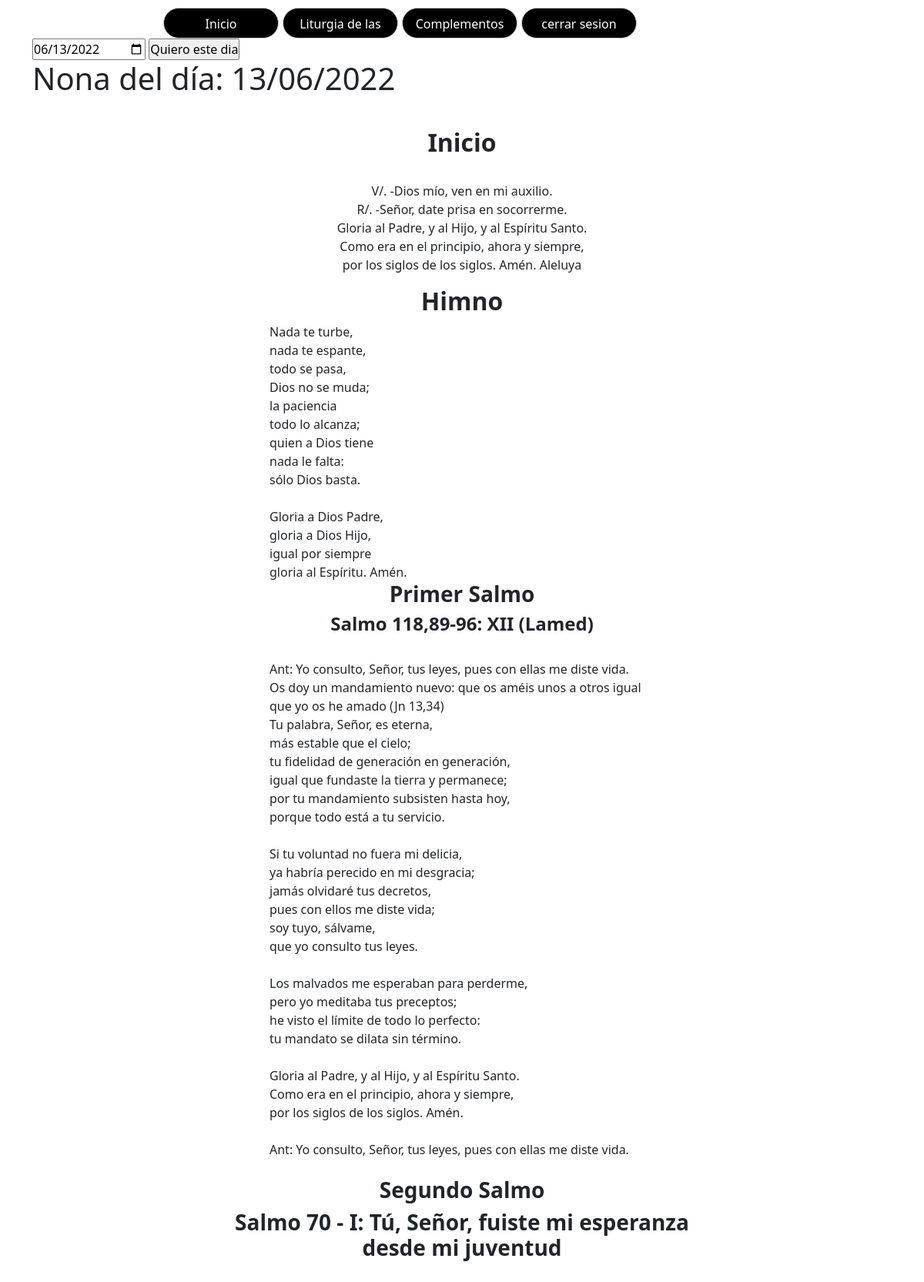
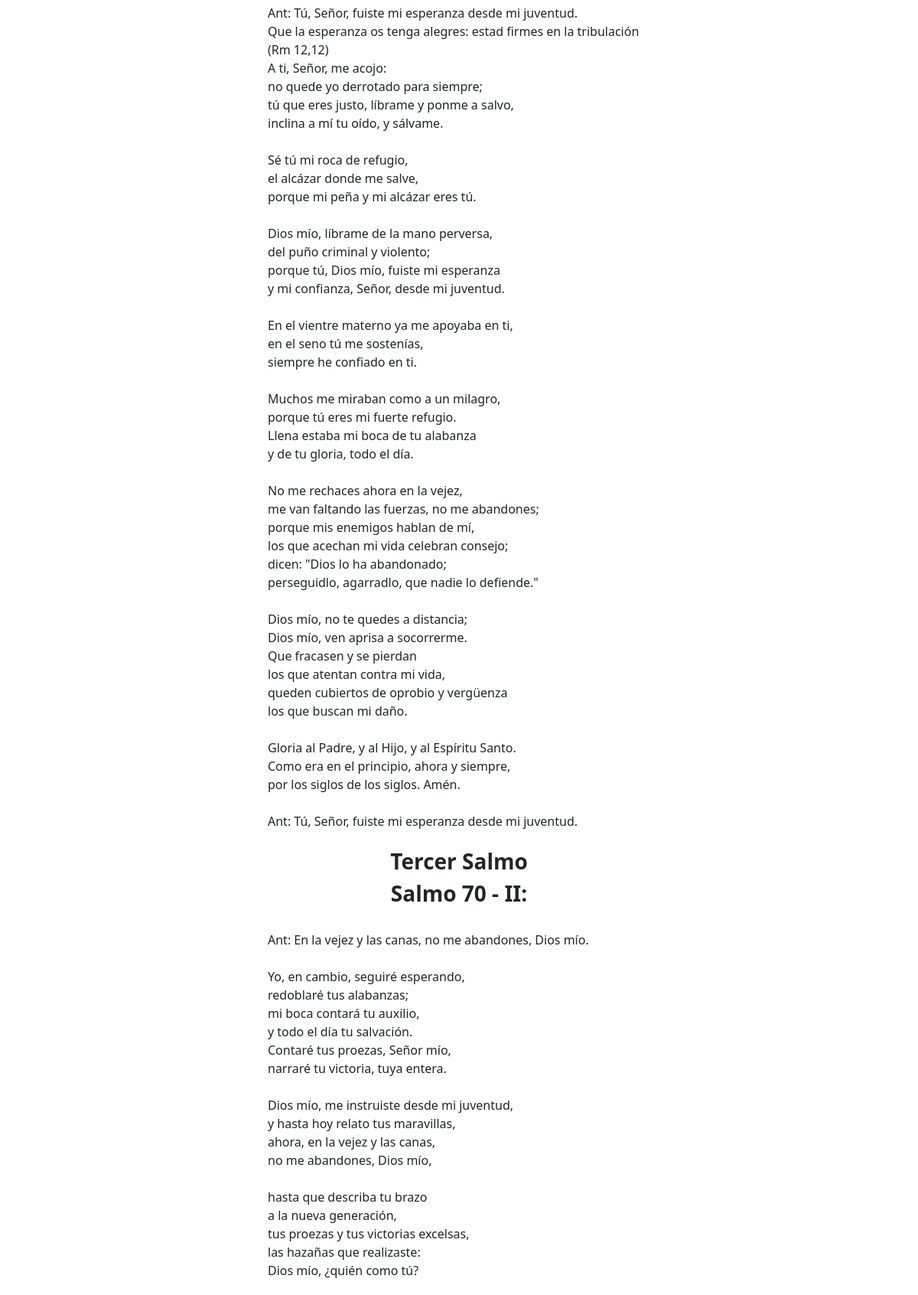
Page /Nona.php (signed in, upper part) on the committed database (2 pictures, top to bottom).
### tables this page shows
CREATE TABLE `nona` (
  `id` int(3) NOT NULL,
  `fecha` varchar(12) NOT NULL,
  `dia` longtext DEFAULT NULL,
  `himno` longtext DEFAULT NULL,
  `primer_salmo` longtext DEFAULT NULL,
  `segundo_salmo` longtext DEFAULT NULL,
  `tercer_salmo` longtext DEFAULT NULL,
  `lectura` longtext DEFAULT NULL
);

### public_html/Nona.php (the view, shortened to what this page needs)
<?php
include "funciones.php";
if (!isset($_SESSION["Login"])) {
    header('Location: index.php');
} else {
    ?>
    <!doctype html>
    <html
        <head>
        <link href="https://cdn.jsdelivr.net/npm/bootstrap@5.2.0-beta1/dist/css/bootstrap.min.css" rel="stylesheet">
        <link href="estilos/oficio.css" rel="stylesheet" type="text/css">
        <link href="https://raw.githubusercontent.com/daneden/animate.css/master/animate.css" rel="stylesheet">
    </head>
    <body>
        <div class="container">
            <form method="post" action="Nona.php">
                <input type="date" value="<?php echo (new DateTime())->format('Y-m-d'); ?>" name="fecha" id="fecha">
                <input type="submit" name="submit" value="Quiero este dia"><br>
            </form>
            <?php
            if (empty($_SET)) {
                $separador = "\n";
                $post = (isset($_POST["fecha"]) && !empty($_POST["fecha"]));
                if ($post) {
                    $fecha1 = $_POST["fecha"];
                } else {
                    $fecha1 = (new DateTime())->format('Y-m-d');
                }
                $Nfecha = date("d/m/Y", strtotime($fecha1));
                echo"<h1>Nona del día: " . $Nfecha . "</h1> ";
                $sql = "select * from nona where fecha =\"$Nfecha\"";
                $result = mysqli_query($conexion, $sql);
                while ($mostrar = mysqli_fetch_array($result)) {
                    echo "<div class=\"padre\">";
                    ?>
                    <div class='hijo'>
                        <center>
                            <h2><b>Inicio</b></h2><br>
                            <p>
                                V/. -Dios mío, ven en mi auxilio.<br>
                                R/. -Señor, date prisa en socorrerme.<br>
                                Gloria al Padre, y al Hijo, y al Espíritu Santo.<br>
                                Como era en el principio, ahora y siempre,<br>
                                por los siglos de los siglos. Amén. Aleluya<br>
                            </p>
                        </center>
                    </div>
                    <?php
                    echo "<div class=\"hijo\">";
                    echo '<center><h2><b>Himno</b></h2></center>';
                    echo "<div class=\"hijo2\">";
                    $frases2 = explode($separador, $mostrar['himno']);
                    $tamaño2 = sizeof($frases2);
                    for ($i = 0; $i < $tamaño2; $i++) {
                        echo $frases2[$i] . "<br>";
                    }
                    echo '</div>';
                    echo '</div>';
                    echo "<div class=\"hijo\">";
                    $frases3 = explode($separador, $mostrar['primer_salmo']);
                    $tamaño3 = sizeof($frases3);
                    echo '<center>';
                    echo '<h3><b>Primer Salmo</b></h3>';
                    echo '<h4><b>' . $frases3[0] . '</b></h4>';
                    echo '</center>';
                    echo "<div class=\"hijo2\">";
                    for ($i = 1; $i < $tamaño3; $i++) {
                        echo $frases3[$i] . "<br>";
                    }
                    echo '</div>';
                    echo '<br>';
                    echo '</div>';
                    echo "<div class=\"hijo\">";
                    $frases4 = explode($separador, $mostrar['segundo_salmo']);
                    $tamaño4 = sizeof($frases4);
                    echo '<center>';
                    echo '<h3><b>Segundo Salmo</b></h3>';
                    echo '<h3><b>' . $frases4[0] . '</b></h3>';
                    echo '</center>';
                    echo "<div class=\"hijo2\">";
                    for ($i = 1; $i < $tamaño4; $i++) {
                        echo $frases4[$i] . "<br>";
                    }
                    echo '</div>';
                    echo '<br>';
                    echo '</div>';
                    echo "<div class=\"hijo\">";
                    $frases5 = explode($separador, $mostrar['tercer_salmo']);
                    $tamaño5 = sizeof($frases4);
                    echo '<center>';
                    echo '<h3><b>Tercer Salmo</b></h3>';
                    echo '<h3><b>' . $frases5[0] . '</b></h3>';
                    echo '</center>';
                    echo "<div class=\"hijo2\">";
                    for ($i = 1; $i < $tamaño5; $i++) {
                        echo $frases5[$i] . "<br>";
                    }
                    echo '</div>';
                    echo '<br>';
                    echo '</div>';
                    echo'<br>';
                   echo '<div class="hijo">
                        <center>
                        <h3><b> Final</b></h3>
                        </center>
                        Oremos:<br>
                        Dios todopoderoso, concedenos en nuestra vida y en nuestras costrumbres la alegría de estas fiestas de Pascua que nos disponemos a clausurar. Por Jesucristo nuestro Señor.<br>
                        <center>
                        Amén<br>
                        </div>
                    </div>';
                    echo '</div>';
                }
            }
            ?>
    </html>
    <?php
}

### public_html/estilos/oficio.css (style rules this page uses)
body { margin: 0; padding: 0; height: 100vh; }
* { margin: 0; padding: 0; }
.padre { margin: 1rem; padding: 1rem; }
.hijo { width: 600px; margin: 0 auto; }
.hijo2 { width: 500px; margin: 0 auto; }

### rows in the picture
nona: himno "Nada te turbe,", himno "nada te espante,", himno "todo se pasa,", himno "Dios no se muda;", himno "la paciencia", himno "todo lo alcanza;", himno "quien a Dios tiene", himno "nada le falta:", himno "sólo Dios basta.", himno "Gloria a Dios Padre,", himno "gloria a Dios Hijo,", himno "igual por siempre", himno "gloria al Espíritu. Amén.", primer_salmo "Salmo 118,89-96: XII (Lamed)", primer_salmo "Ant: Yo consulto, Señor, tus leyes, pues con ellas me diste vida.", primer_salmo "Os doy un mandamiento nuevo: que os améis unos a otros igual que yo os he amado (Jn 13,34)", primer_salmo "Tu palabra, Señor, es eterna,", primer_salmo "más estable que el cielo;", primer_salmo "tu fidelidad de generación en generación,", primer_salmo "igual que fundaste la tierra y permanece;", primer_salmo "por tu mandamiento subsisten hasta hoy,", primer_salmo "porque todo está a tu servicio.", primer_salmo "Si tu voluntad no fuera mi delicia,", primer_salmo "ya habría perecido en mi desgracia;", primer_salmo "jamás olvidaré tus decretos,", primer_salmo "pues con ellos me diste vida;", primer_salmo "soy tuyo, sálvame,", primer_salmo "que yo consulto tus leyes.", primer_salmo "Los malvados me esperaban para perderme,", primer_salmo "pero yo meditaba tus preceptos;", primer_salmo "he visto el límite de todo lo perfecto:", primer_salmo "tu mandato se dilata sin término.", primer_salmo "Gloria al Padre, y al Hijo, y al Espíritu Santo.", primer_salmo "Como era en el principio, ahora y siempre,", primer_salmo "por los siglos de los siglos. Amén.", frases4 "Salmo 70 - I: Tú, Señor, fuiste mi esperanza desde mi juventud", i "Ant: Tú, Señor, fuiste mi esperanza desde mi juventud.", i "Que la esperanza os tenga alegres: estad firmes en la tribulación (Rm 12,12)", i "A ti, Señor, me acojo:", i "no quede yo derrotado para siempre;", i "tú que eres justo, líbrame y ponme a salvo,", i "inclina a mí tu oído, y sálvame.", i "Sé tú mi roca de refugio,", i "el alcázar donde me salve,", i "porque mi peña y mi alcázar eres tú.", i "Dios mío, líbrame de la mano perversa,", i "del puño criminal y violento;", i "porque tú, Dios mío, fuiste mi esperanza", i "y mi confianza, Señor, desde mi juventud.", i "En el vientre materno ya me apoyaba en ti,", i "en el seno tú me sostenías,", i "siempre he confiado en ti.", i "Muchos me miraban como a un milagro,", i "porque tú eres mi fuerte refugio.", i "Llena estaba mi boca de tu alabanza", i "y de tu gloria, todo el día.", i "No me rechaces ahora en la vejez,", i "me van faltando las fuerzas, no me abandones;", i "porque mis enemigos hablan de mí,", i "los que acechan mi vida celebran consejo;", i "dicen: \"Dios lo ha abandonado;", i "perseguidlo, agarradlo, que nadie lo defiende.\"", i "Dios mío, no te quedes a distancia;", i "Dios mío, ven aprisa a socorrerme.", i "Que fracasen y se pierdan", i "los que atentan contra mi vida,", i "queden cubiertos de oprobio y vergüenza", i "los que buscan mi daño.", i "Gloria al Padre, y al Hijo, y al Espíritu Santo.", i "Como era en el principio, ahora y siempre,", i "por los siglos de los siglos. Amén.", frases5 "Salmo 70 - II:", i "Ant: En la vejez y las canas, no me abandones, Dios mío.", i "Yo, en cambio, seguiré esperando,", i "redoblaré tus alabanzas;", i "mi boca contará tu auxilio,", i "y todo el día tu salvación.", i "Contaré tus proezas, Señor mío,", i "narraré tu victoria, tuya entera.", i "Dios mío, me instruiste desde mi juventud,", i "y hasta hoy relato tus maravillas,", i "ahora, en la vejez y las canas,", i "no me abandones, Dios mío,", i "hasta que describa tu brazo", i "a la nueva generación,", i "tus proezas y tus victorias excelsas,", i "las hazañas que realizaste:", i "Dios mío, ¿quién como tú?"

### other values in the picture
$Nfecha "13/06/2022"
